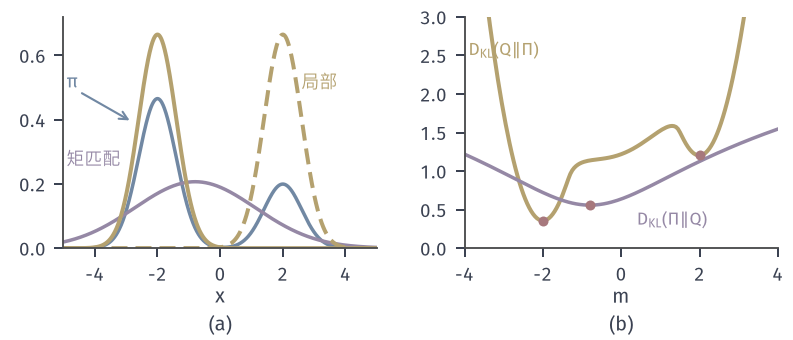

This chart was generated by the following Python code:
from pathlib import Path
import sys
HERE = Path(__file__).resolve().parent
sys.path.insert(0, str(HERE.parent/'dapx-common'))
from common import *
# Target pi = 0.7 N(-2,0.6^2)+0.3 N(2,0.6^2) (blue); Gaussian candidates N(m,s^2).
# D(Pi||Q) is minimised by moment matching: m=-0.8, s^2=3.72 (purple).
# D(Q||Pi) has two local minima, near N(-2,0.6^2) (value 0.356) and N(2,0.6^2) (value 1.202) (yellow).
# (b) profiles over m: min_s D(Q_{m,s}||Pi) (yellow, grid over s) and min_s D(Pi||Q_{m,s}) (purple, closed form in s).
x = np.linspace(-12, 12, 12001); dx = x[1]-x[0]
pi = mix_pdf(x)
mean = float(np.sum(x*pi)*dx); var = float(np.sum((x-mean)**2*pi)*dx)
hpi = float(-np.sum(pi*np.log(pi))*dx)
def rev(m, s):
    q = npdf(x, m, s); return float(np.sum(q*(np.log(q+1e-300)-np.log(pi)))*dx)
M = np.linspace(-4, 4, 161); S = np.linspace(.3, 3, 109)
prof = np.array([min(rev(m, s) for s in S) for m in M])
fprof = -hpi+0.5*np.log(2*np.pi*np.e*(var+(M-mean)**2))
fig, axs = figure(width_mm=112, height_mm=48, ncols=2)
panel(fig, left=.08, right=.98, top=.95, bottom=.27, wspace=.28)
ax = axs[0]
xx = np.linspace(-5, 5, 1001)
ax.plot(xx, mix_pdf(xx), color=BLUE, lw=1.4)
ax.plot(xx, npdf(xx, mean, math.sqrt(var)), color=PURPLE, lw=1.4)
ax.plot(xx, npdf(xx, -2, .6), color=YELLOW, lw=1.6)
ax.plot(xx, npdf(xx, 2, .6), color=YELLOW, lw=1.6, ls=DASH)
lab(ax, -4.9, .5, r'$\pi$', BLUE); lab(ax, 2.6, .5, '局部', YELLOW, fontsize=7)
lab(ax, -4.9, .26, '矩匹配', PURPLE, fontsize=7)
ax.annotate('', xy=(-2.75, .39), xytext=(-4.55, .49), arrowprops=dict(arrowstyle='->', color=BLUE, lw=.85))
ax.set_xlim(-5, 5); ax.set_ylim(0, .72); axlab(ax, '$x$', None)
ax = axs[1]
ax.plot(M, prof, color=YELLOW, lw=1.6); ax.plot(M, fprof, color=PURPLE, lw=1.4)
i1 = np.argmin(np.where(M < 0, prof, 9)); i2 = np.argmin(np.where(M > 0, prof, 9))
dot(ax, M[i1], prof[i1], RED, ms=4); dot(ax, M[i2], prof[i2], RED, ms=4); dot(ax, mean, fprof[np.argmin(fprof)], RED, ms=4)
lab(ax, -3.9, 2.5, r'$D_{\mathrm{KL}}(Q\Vert\Pi)$', YELLOW, fontsize=7)
lab(ax, .4, .3, r'$D_{\mathrm{KL}}(\Pi\Vert Q)$', PURPLE, fontsize=7)
ax.set_xlim(-4, 4); ax.set_ylim(0, 3); axlab(ax, '$m$', None)
tags(fig, axs)
save(fig, HERE, 'figure', {'mean': mean, 'var': var, 'fwd_min': float(fprof.min()), 'rev_local': [[float(M[i1]), float(prof[i1])], [float(M[i2]), float(prof[i2])]]})
